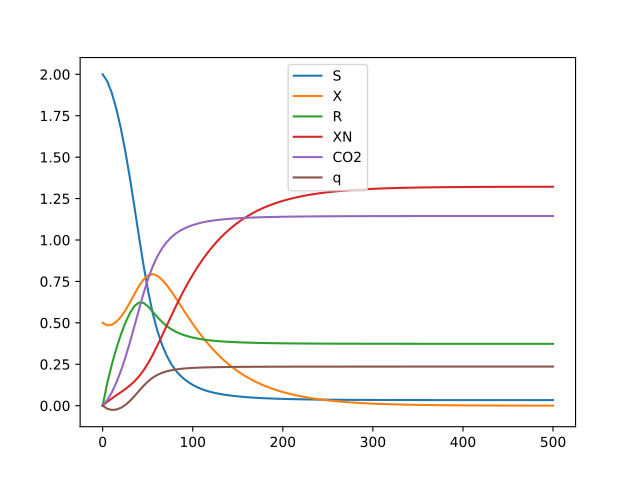

Python code for this plot:
from pathlib import Path
from sympy import Symbol, symbols, Function, Tuple, lambdify, exp, Abs, Matrix, diff
from scipy.integrate import solve_ivp
import numpy as np
import matplotlib.pyplot as plt

sym_dict={
    "t": "time",    
    "S": "concentration of substrate [mol g^{-1}]",
    "X": "concentration of Biomass [mol g^{-1}]",
    "R": "Physiological state [1]",
    "XN": "concentration of Microbial necromass [mol g^{-1}]",
    "CO2": "concentration of CO2 [mol g^{-1}]",
    "q": "Heat {kJ  g^{-1}",
    "r_X": "microbial growth |Monot [mol g^{-1} s^{-1}]",
    "mu_max": "",
    "rho_B" : "",
    "K_S": "",
    "Theta": "",
    "Phi": "",
    "Y_X_S": "",
    "Y_X_N": "", 
    "V_h": "",
    "r_M": "maintenance flux [mol g^{-1} s^{-1}]",
    "r_M_max": "maximum maintenance flux [mol g^{-1} s^{-1}]",
    "r_N": "", # fixme mm: r_N was not defined in the document just used r_M
    "m_max": "",
    "rho_s": "",
    "S_T": "",
    "alpha":"",
    "Delta_C": "",
    "H_S":  "",
    "H_X":  "",
    "H_NH3":  "",

}
# Make symbols from  the strings that we can later use in expressions  
for k in sym_dict.keys():
    code=k+" = Symbol('{0}')".format(k)
    exec(code)

#sym_func_dict={
#}
# Make symbols from  the strings that we can later use in expressions  
#for k in sym_func_dict.keys():
#    code=k+" = Function('{0}')".format(k)
#    exec(code)

state_var_tuple=Tuple(
        S,
        X,
        R,
        XN,
        CO2,
        q,
)    
rhs_sym=Tuple(
        - R*r_X - r_M,
        (Y_X_S*r_X + Y_X_N*r_N)*R-(r_M_max-r_M),
        Y_X_S*r_X*(Phi-R),
        -r_N*R+(r_M_max - r_M),
        ((1-Y_X_S)*r_X + (1-Y_X_N)*r_N) * R + r_M,
        (r_X*(Y_X_S*Delta_C*H_X - 0.143* Delta_C*H_NH3) - r_N * (1-Y_X_N)*Delta_C*H_X) * R -r_M*Delta_C * H_S
)       
sd_Monod={
        r_X: (mu_max * S * rho_B / Theta) / (K_S + S * rho_B / Theta) * X,
        r_M: (m_max * S * rho_B / Theta) / (K_S + S * rho_B / Theta) * X,
        r_N: (m_max * S * rho_B / Theta) / (K_S + S * rho_B / Theta) * X,  # fixme mm: r_N was not defined in the document just used r_M
        r_M_max: m_max * X,
        Phi: 1 / (
            (exp(S_T - S * rho_B/Theta)/(alpha * S_T)) + 1
        )
}
rhs_sym_Monod = rhs_sym.subs(sd_Monod)

start_value_dict={
    R: 0,
    S: 2.0,
    X: 0.5,
    XN: 0,
    CO2: 0,
    q: 0,
}
y0=state_var_tuple.subs(start_value_dict)
par_dict = {
        mu_max: 0.2,
        m_max: 0.02,
        K_S: 8,
        V_h: 8,
        Y_X_S: 0.59,
        Y_X_N: 0.2,
        rho_B: 1.2,
        Theta: 0.3,
        alpha: 0.1,
        S_T: 1, 
        Delta_C: 1, # fixme mm: unknown
        H_X: 1, # fixme mm: unknown
        H_S: 1, # fixme mm: unknown
        H_NH3: 1, # fixme mm: unknown
}        

sol_Monod=solve_ivp(
    fun=lambdify((t,state_var_tuple),rhs_sym_Monod.subs(par_dict),"numpy"),
    t_span=(0,500),
    y0=y0,
    dense_output=True
).sol

plot_times=np.linspace(sol_Monod.t_min,sol_Monod.t_max,100)
fig=plt.figure()
ax=fig.add_subplot()
values=sol_Monod(plot_times)
for i in range(values.shape[0]):
    ax.plot(
        plot_times,
        values[i,:],
        label=str(state_var_tuple[i])
    ) 
ax.legend()

fig.savefig(f"{Path(__file__).stem}.pdf")
